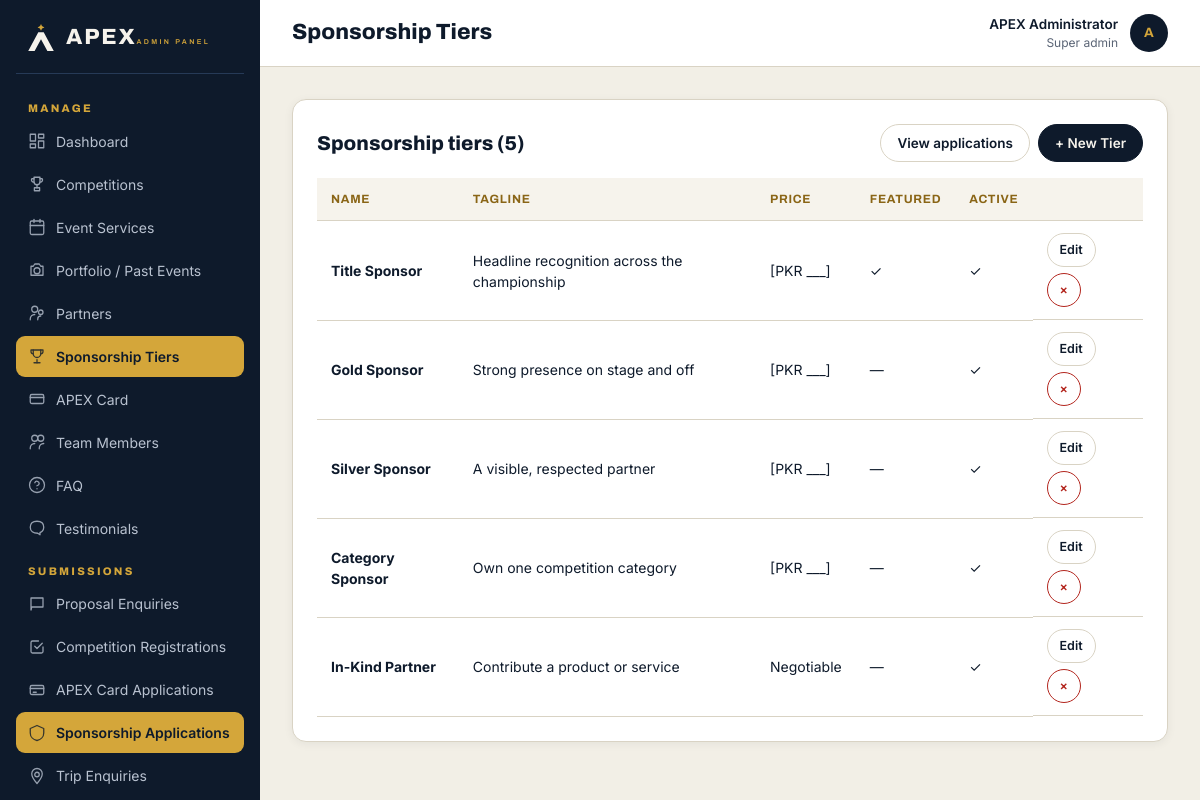
Screenshot of /admin/sponsorship/index.php (signed in) with the database file from the repository.
### tables this page shows
CREATE TABLE `sponsorship_tiers` (
  `id` INT UNSIGNED NOT NULL AUTO_INCREMENT,
  `name` VARCHAR(100) NOT NULL,
  `tagline` VARCHAR(200) NULL,
  `price` VARCHAR(80) NULL,
  `benefits` TEXT NULL,
  `is_featured` TINYINT(1) NOT NULL DEFAULT 0,
  `sort_order` INT NOT NULL DEFAULT 0,
  `is_active` TINYINT(1) NOT NULL DEFAULT 1,
  PRIMARY KEY (`id`)
);

### includes/functions.php (called while the page is built, shortened)
<?php
if (!function_exists('e')) {
    function e($v): string {
        return htmlspecialchars((string)$v, ENT_QUOTES | ENT_SUBSTITUTE, 'UTF-8');
    }
}

### config/database.php (called while the page is built)
<?php
$dbConfig = [
    'host'     => $_ENV['DB_HOST']     ?? getenv('DB_HOST')     ?: 'localhost',
    'name'     => $_ENV['DB_NAME']     ?? getenv('DB_NAME')     ?: 'apex_db',
    'user'     => $_ENV['DB_USER']     ?? getenv('DB_USER')     ?: 'root',
    'pass'     => $_ENV['DB_PASS']     ?? getenv('DB_PASS')     ?: '',
    'charset'  => 'utf8mb4',
    'port'     => $_ENV['DB_PORT']     ?? getenv('DB_PORT')     ?: 3306,
];
function db(): PDO
{
    static $pdo = null;
    if ($pdo instanceof PDO) {
        return $pdo;
    }
    global $dbConfig;
    $dsn = sprintf(
        'mysql:host=%s;port=%d;dbname=%s;charset=%s',
        $dbConfig['host'], (int)$dbConfig['port'], $dbConfig['name'], $dbConfig['charset']
    );
    try {
        $pdo = new PDO($dsn, $dbConfig['user'], $dbConfig['pass'], [
            PDO::ATTR_ERRMODE            => PDO::ERRMODE_EXCEPTION,
            PDO::ATTR_DEFAULT_FETCH_MODE => PDO::FETCH_ASSOC,
            PDO::ATTR_EMULATE_PREPARES   => false,
            PDO::MYSQL_ATTR_INIT_COMMAND => "SET NAMES 'utf8mb4' COLLATE 'utf8mb4_unicode_ci'",
        ]);
    } catch (PDOException $e) {
        http_response_code(500);
        if (!empty($_ENV['APP_DEBUG']) || getenv('APP_DEBUG') === 'true') {
            exit('Database connection failed: ' . htmlspecialchars($e->getMessage()));
        }
        error_log('[APEX] DB connection failed: ' . $e->getMessage());
        exit('We could not connect to the database right now. Please try again shortly.');
    }
    return $pdo;
}

### includes/auth.php (called while the page is built, shortened)
<?php
function admin_user(): ?array
{
    try {
        $stmt = db()->prepare('SELECT id,name,email,role,is_active FROM admins WHERE id=? LIMIT 1');
        $stmt->execute([(int)$_SESSION['admin_id']]);
        $u = $stmt->fetch();
        if ($u && (int)$u['is_active'] === 1) {
            return $cached = $u;
        }
    } catch (Throwable $e) {  }
    return null;
}
function require_admin(): array
{
    $u = admin_user();
    return $u;
}

### admin/sponsorship/index.php (the view, shortened to what this page needs)
<?php
$pageTitle = 'Sponsorship Tiers';
require_once dirname(__DIR__) . '/includes/header.php';
$rows = db()->query('SELECT * FROM sponsorship_tiers ORDER BY sort_order')->fetchAll();
?>
<div class="admin-card">
  <div style="display:flex;justify-content:space-between;align-items:center;margin-bottom:16px">
    <h2 style="margin:0">Sponsorship tiers (<?= count($rows) ?>)</h2>
    <div style="display:flex;gap:8px"><a class="btn btn-ghost btn-sm" href="applications.php">View applications</a><a class="btn btn-navy btn-sm" href="edit.php">+ New Tier</a></div>
  </div>
  <table class="admin-table">
    <thead><tr><th>Name</th><th>Tagline</th><th>Price</th><th>Featured</th><th>Active</th><th></th></tr></thead>
    <tbody>
    <?php foreach ($rows as $r): ?>
      <tr>
        <td><b><?= e($r['name']) ?></b></td>
        <td><?= e($r['tagline']) ?></td>
        <td><?= e($r['price']) ?></td>
        <td><?= $r['is_featured']?'✓':'—' ?></td>
        <td><?= $r['is_active']?'✓':'—' ?></td>
        <td class="actions">
          <a class="btn btn-ghost btn-sm" href="edit.php?id=<?= e($r['id']) ?>">Edit</a>
          <form method="POST" action="delete.php" style="display:inline" onsubmit="return confirm('Delete?')"><?= csrf_field() ?><input type="hidden" name="id" value="<?= e($r['id']) ?>"><button class="btn btn-ghost btn-sm" style="color:var(--red);border-color:var(--red)">×</button></form>
        </td>
      </tr>
    <?php endforeach; ?>
    </tbody>
  </table>
</div>
<?php require_once dirname(__DIR__) . '/includes/footer.php'; ?>

### admin/includes/header.php (shortened to what this page needs)
<?php
require_once dirname(__DIR__, 2) . '/includes/auth.php';
$user = require_admin();
$pageTitle = $pageTitle ?? 'Dashboard';
$selfParts = explode('/', ltrim($_SERVER['PHP_SELF'] ?? '', '/'));
$adminIdx = array_search('admin', $selfParts, true);
$depthBelowAdmin = $adminIdx !== false ? max(0, count($selfParts) - $adminIdx - 2) : 0;
$adminBase = str_repeat('../', $depthBelowAdmin);
$siteBase  = $adminBase . '../';
function admin_nav_link(string $pathUnderAdmin, string $label, string $icon = ''): void {
    global $adminBase;
    $href = $adminBase . ltrim($pathUnderAdmin, '/');
    $current = trim($_SERVER['REQUEST_URI'] ?? '', '/');
    $dir     = dirname($pathUnderAdmin);
    $isActive = str_ends_with($current, '/' . trim($pathUnderAdmin, '/'))
             || ($dir !== '.' && str_contains($current, '/' . trim($dir, '/') . '/'));
    echo '<a href="' . e($href) . '"' . ($isActive ? ' aria-current="page"' : '') . '>';
    if ($icon) echo '<svg class="ico" viewBox="0 0 24 24" fill="none" stroke="currentColor" stroke-width="1.7" stroke-linecap="round" stroke-linejoin="round" aria-hidden="true">' . $icon . '</svg>';
    echo e($label) . '</a>';
}
?>
<!doctype html>
<html lang="en">
<head>
<link rel="stylesheet" href="<?= e($siteBase) ?>assets/css/main.css">
<link rel="stylesheet" href="<?= e($siteBase) ?>assets/css/admin.css">
</head>
<body class="admin">
<div class="admin-shell">
  <aside id="admin-side" class="admin-side">
    <a class="admin-brand" href="<?= e($adminBase) ?>dashboard.php">
      <svg viewBox="0 0 120 110" width="30" height="27" aria-hidden="true"><path d="M60 0 Q62 12 74 14 Q62 16 60 28 Q58 16 46 14 Q58 12 60 0 Z" fill="#D4A63A"/><path d="M49 34 L71 34 L112 110 L86 110 L60 62 L34 110 L8 110 Z" fill="#F6F3EC"/></svg>
      <span><span class="name">APEX</span><span class="sub">ADMIN PANEL</span></span>
    </a>
    <nav class="admin-nav">
      <h4>MANAGE</h4>
      <?php
      admin_nav_link('dashboard.php', 'Dashboard', '<rect x="3" y="3" width="7" height="9"/><rect x="14" y="3" width="7" height="5"/><rect x="14" y="12" width="7" height="9"/><rect x="3" y="16" width="7" height="5"/>');
      admin_nav_link('sponsorship/index.php', 'Sponsorship Tiers', '<path d="M8 21h8"/><path d="M12 17v4"/><path d="M7 4h10v5a5 5 0 0 1-10 0z"/><path d="M7 4H4v2a3 3 0 0 0 3 3"/><path d="M17 4h3v2a3 3 0 0 1-3 3"/>');
      ?>
      <h4>SUBMISSIONS</h4>
    </nav>
  </aside>
  <section class="admin-main">
    <header class="admin-topbar">
      <h1><?= e($pageTitle) ?></h1>
      <div class="user">
        <div style="text-align:right">
          <div style="font-weight:600"><?= e($user['name']) ?></div>
          <div style="color:var(--slate);font-size:12px"><?= e(ucfirst(str_replace('_',' ',$user['role']))) ?></div>
        </div>
        <div class="avatar"><?= e(strtoupper(substr($user['name'],0,1))) ?></div>
      </div>
    </header>
    <div class="admin-content">

### assets/css/main.css (style rules this page uses)
:root { --navy: #0E1A2B; --panel: #15253B; --edge: #263A57; --gold: #D4A63A; --gold-2: #E3B54A; --dgold: #8A6516; --blue: #2563EB; --blue-dark: #1D4ED8; --blue-soft: #EFF4FF; --orange: #F56E2E; --orange-dark: #D9531A; --orange-soft: #FFF2EB; --yellow-accent: #F5C542; --ivory: #F6F3EC; --white: #FFFFFF; --slate: #5B6576; --mist: #B9C2D0; --line: #D9D3C4; --line-cool: #E5E7EB; --green: #1F6B45; --greenbg:#E3F1E8; --red: #B3261E; --redbg: #FDECEA; --radius: 14px; --radius-lg: 20px; --shadow-sm: 0 2px 10px rgba(14,26,43,.06); --shadow: 0 12px 28px rgba(14,26,43,.08); --shadow-lg: 0 24px 60px rgba(14,26,43,.14); --shadow-header: 0 1px 2px rgba(15,23,42,.04), 0 2px 8px rgba(15,23,42,.06); --max: 1240px; --transition: .25s cubic-bezier(.2,.8,.2,1); }
*,*::before,*::after { box-sizing:border-box }
html { scroll-behavior:smooth;-webkit-text-size-adjust:100% }
body { margin:0;font-family:Inter,system-ui,-apple-system,Segoe UI,Roboto,sans-serif;color:var(--navy);background:var(--ivory);line-height:1.5;overflow-x:hidden }
img,svg,video { max-width:100%;height:auto;display:block }
a { color:var(--dgold);text-decoration:none;transition:color var(--transition) }
button { font:inherit;cursor:pointer }
input,select,textarea,button { font-family:inherit }
h1,h2,h3,h4 { font-family:Archivo,sans-serif;font-weight:800;line-height:1.15;margin:0 0 .5em }
h1 { font-size:clamp(34px,4.4vw,56px);font-stretch:115% }
h2 { font-size:clamp(26px,3.2vw,40px);font-stretch:112% }
.btn { display:inline-flex;align-items:center;gap:8px;font-weight:600;font-size:15px;padding:13px 24px;border-radius:999px;min-height:48px;text-decoration:none;border:1.5px solid transparent;transition:all var(--transition);cursor:pointer;line-height:1;font-family:inherit }
.btn-navy { background:var(--navy);color:var(--ivory);border-color:var(--navy) }
.btn-ghost { background:#fff;color:var(--navy);border-color:var(--line) }
.btn-sm { padding:9px 16px;min-height:38px;font-size:13.5px }
html,body { max-width:100% }
body { overflow-x:hidden;overflow-x:clip }
img,video,iframe,svg { max-width:100%;height:auto }
table { max-width:100% }
a { word-wrap:break-word;overflow-wrap:break-word }
input,textarea,select,button { -webkit-appearance:none;appearance:none;max-width:100% }

### rows the page displays
sponsorship_tiers: name "Title Sponsor", tagline "Headline recognition across the championship", price "[PKR ___]"
sponsorship_tiers: name "Gold Sponsor", tagline "Strong presence on stage and off", price "[PKR ___]"
sponsorship_tiers: name "Silver Sponsor", tagline "A visible, respected partner", price "[PKR ___]"
sponsorship_tiers: name "Category Sponsor", tagline "Own one competition category", price "[PKR ___]"
sponsorship_tiers: name "In-Kind Partner", tagline "Contribute a product or service", price "Negotiable"

### other values shown
$pageTitle "Sponsorship Tiers"
$user['name'] "APEX Administrator"
str_replace('_',' ',$user['role']) "Super admin"
substr($user['name'],0,1) "A"
count($rows) "5"
